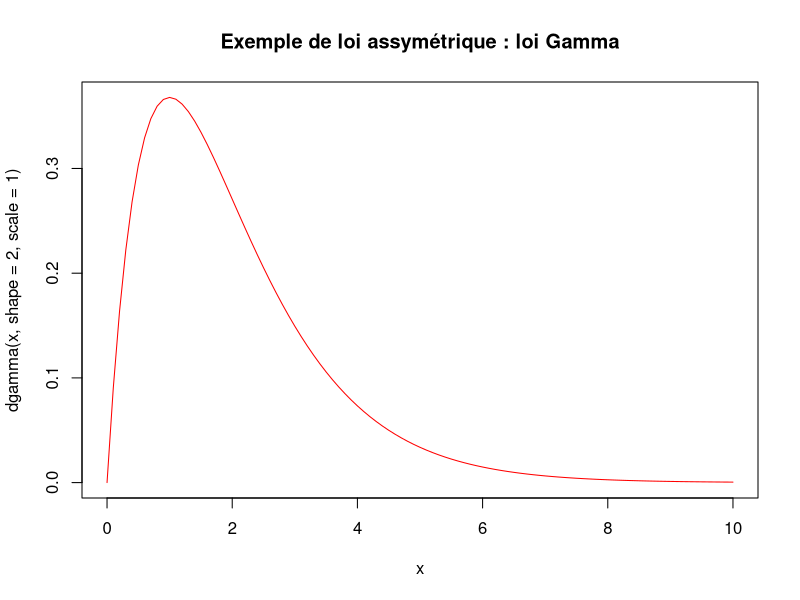
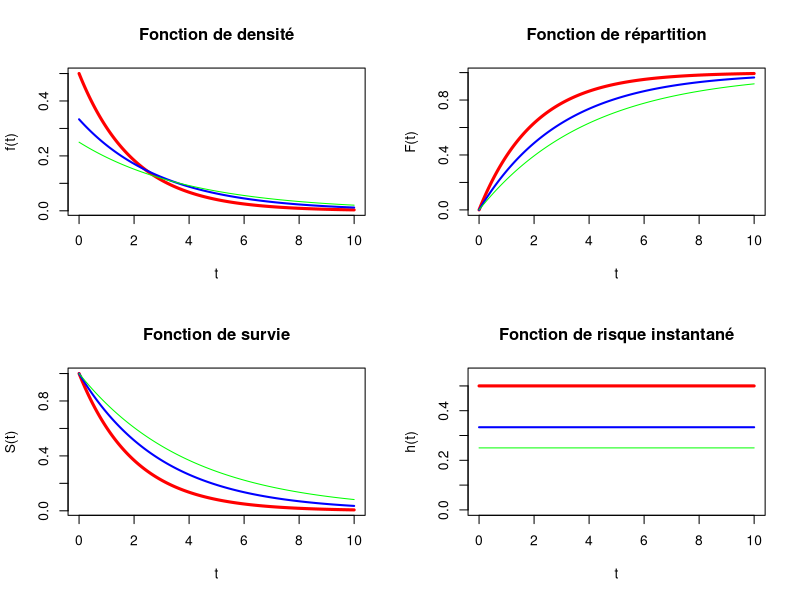
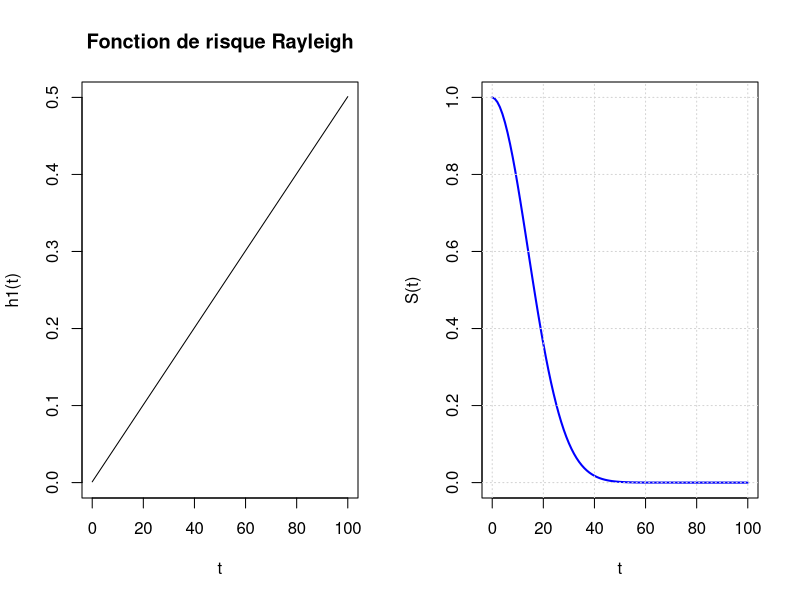
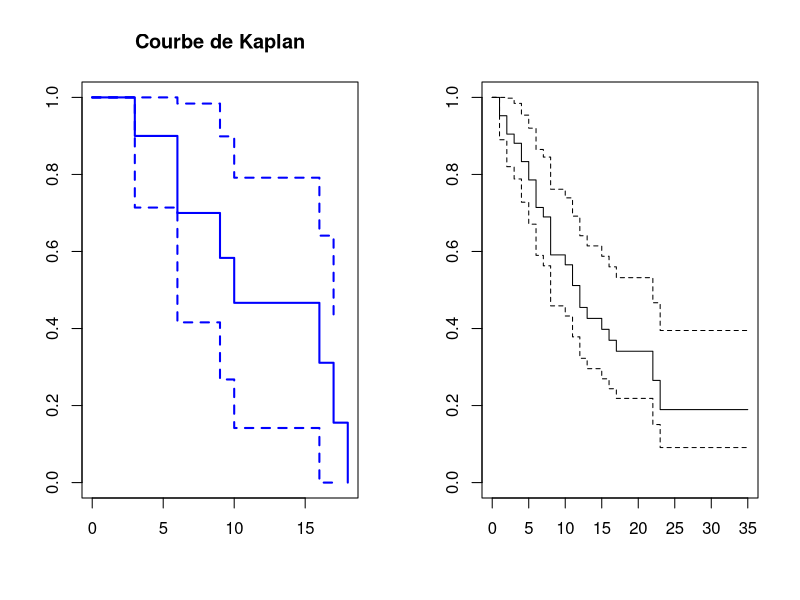
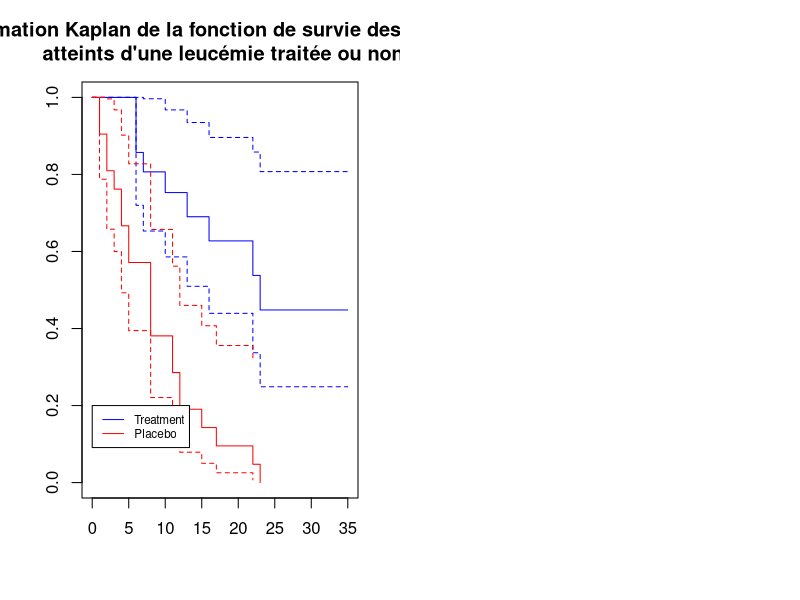

These charts were generated, in order, by the following R code:
## ---- chunk 1
curve(dgamma(x, shape = 2, scale = 1), from = 0, to = 10, col = "red", main="Exemple de loi assymétrique : loi Gamma")
## ---- chunk 2
library(survival)
#help(package = "survival")
#help("Surv")
timeOFevent <- c(3, 6, 6, 8, 9, 10, 14, 16, 17, 18)
event <- c(1, 1, 1, 0, 1, 1, 0, 1, 1, 1)
Surv(timeOFevent, event)
## ---- chunk 3
Y <- runif(100,0,5) # random values following U[0,1]
C <- runif(100,0,4)
T <- pmin(Y,C)
Delta <- as.numeric(Y <= C)  # Convert logical to numeric

# Create a data frame for better display
data <- data.frame(Y=Y, C=C, T=T, Delta=Delta)

data
## ---- chunk 4
data
## ---- chunk 5
mean(T)
mean(T[Delta==1])
mean(Y)

## ---- chunk 6
t <- seq(0, 10, 0.01)

# Définir les fonctions
f <- function(mu, t){
  return((1/mu) * exp(-t/mu))
}

F <- function(mu, t){
  return(1 - exp(-t/mu))
}

S <- function(mu, t){
  return(exp(-t/mu))
}

h <- function(mu, t){
  return(f(mu,t) / S(mu,t))
}

# Définir les couleurs pour chaque valeur de mu
colors <- c("red", "blue", "green")
mu <- c(2, 3, 4)


# Configuration de la disposition des graphiques
par(mfrow = c(2, 2))

# Fonction de densité
plot(t, f(mu[1], t), type = "l", col = colors[1], lwd = 3, ylab = "f(t)", main = "Fonction de densité")
for(i in 2:length(mu)){
  lines(t, f(mu[i], t), col = colors[i], lwd = (-mu[i]+5))
}

# Tracer la fonction de répartition
plot(t, F(mu[1], t), type = "l", col = colors[1], lwd = 3, ylab = "F(t)", main = "Fonction de répartition")
for(i in 2:length(mu)){
  lines(t, F(mu[i], t), col = colors[i], lwd = (-mu[i]+5))
}


# Tracer la fonction de survie pour chaque mu avec des couleurs différentes
plot(t, S(mu[1], t), type = "l", col = colors[1], lwd = 3, ylab = "S(t)", main = "Fonction de survie")
for(i in 2:length(mu)){
  lines(t, S(mu[i], t), col = colors[i], lwd = (-mu[i]+5))
}


#Fonction de risque
plot(t, h(mu[1], t), type = "l", col = colors[1], lwd = 3, ylab = "h(t)", main = "Fonction de risque instantané", ylim = c(0,0.55))
for(i in 2:length(mu)){
  lines(t, h(mu[i], t), col = colors[i], lwd = (-mu[i]+5))
}
## ---- chunk 7
h1 <- function(t){
  return(0.001+0.005*t)
}
h2<-function(t){
  return(5*0.01*(0.01*t)^{5-1})
}

S <- function(t) {
  v = integrate(h1, lower = 0, upper = t)$value
  return(exp(-v))
}

t = seq(0, 100, 1)

par(mfrow = c(1, 2))

plot(t,h1(t),type = "l", main="Fonction de risque Rayleigh", ylim=c(0,.5))

S_values <- sapply(t, S)
plot(t, S_values, type = "l", col = "blue", lwd = 2, xlab = "t", ylab = "S(t)")
grid()

## ---- chunk 8
library(survival)

timeOFevent <- c(3, 6, 6, 8, 9, 10, 14, 16, 17, 18)
event <- c(1, 1, 1, 0, 1, 1, 0, 1, 1, 1)
Surv(timeOFevent, event)
## ---- chunk 9
Y = Surv(timeOFevent, event)
summary(survfit(Y~1,conf.type="plain"))
## ---- chunk 10
plot(survfit(Y~1, conf.type="plain"), col="blue", lwd=2,main='Courbe de Kaplan')
## ---- chunk 11
data = read.table("leucemie_data.txt", header = TRUE, sep="\t")
str(data)
data$temps = as.numeric(data$temps)
data$status = as.numeric(data$status)
data$groupe = as.factor(data$groupe)
str(data)
## ---- chunk 12
library(survival)
Y = Surv(time = data$temps,event=data$status)
plot(survfit(Y~1))
## ---- chunk 13
t1 <- data$temps[data$groupe==1]
e1 <- data$status[data$groupe==1]
Y1 <- Surv(t1,e1)

t2 <- data$temps[data$groupe==2]
e2 <- data$status[data$groupe==2]
Y2 <- Surv(t2,e2)

plot(survfit(Y1~1), col="blue", main="Estimation Kaplan de la fonction de survie des patients\n atteints d'une leucémie traitée ou non")
lines(survfit(Y2~1),col="red")
legend(0,0.2,legend=c("Treatment", "Placebo"), col=c("blue", "red"),
       lty=c(1,1), cex = 0.7)
## ---- chunk 14
survfit(Y1~1)
survfit(Y2~1)

survfit(Surv(data$temps,data$status)~data$groupe)
